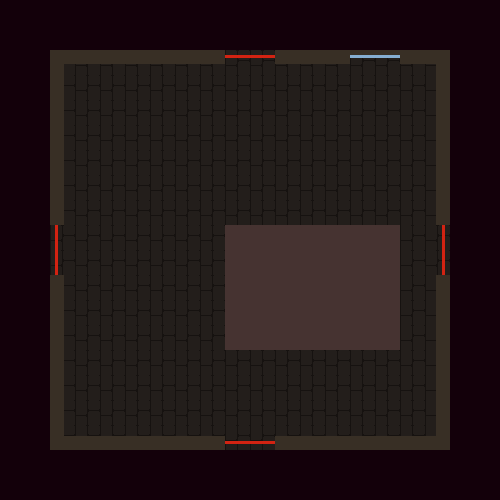

A 2D game scene composited from a Tiled map and its tileset images. What follows is a short description and the map's XML, with each tile layer's data collapsed to a summary:
An orthogonal 20x20 tile map with 25x25 px tiles, 1 tile layer (Tile Layer 1), 2 tilesets and 16 objects.

<map version="1.0" orientation="orthogonal" width="20" height="20" tilewidth="25" tileheight="25">
 <tileset firstgid="1" name="warped-tileset" tilewidth="25" tileheight="25">
  <image source="../warped-tileset.png" width="500" height="50" />
 </tileset>
 <tileset firstgid="41" name="warped-objectset" tilewidth="25" tileheight="25">
  <image source="../warped-objectset.png" width="500" height="50" />
 </tileset>
 <layer name="Tile Layer 1" width="20" height="20">
  <data>[400 cells, 400 non-empty, 16 distinct tile ids]</data>
 </layer>
 <objectgroup name="Object Layer 1" width="20" height="20">
  <object gid="47" x="75" y="400" />
  <object gid="48" x="125" y="425" />
  <object gid="48" x="150" y="425" />
  <object gid="47" x="75" y="375" />
  <object gid="47" x="75" y="350" />
  <object gid="48" x="175" y="425" />
  <object gid="41" x="125" y="350" />
  <object gid="45" x="150" y="350" />
  <object gid="42" x="175" y="350" />
  <object gid="43" x="175" y="375" />
  <object gid="46" x="150" y="375" />
  <object gid="44" x="125" y="375" />
  <object gid="49" x="75" y="425" />
  <object gid="49" x="75" y="325" />
  <object gid="50" x="200" y="425" />
  <object gid="50" x="100" y="425" />
 </objectgroup>
 <objectgroup name="Object Layer 2" width="20" height="20" />
</map>
